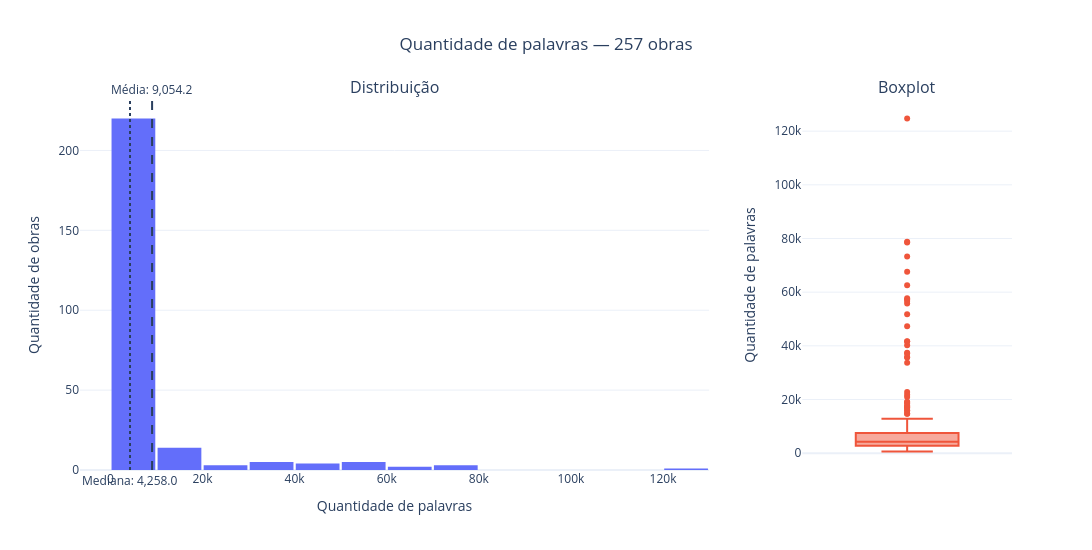
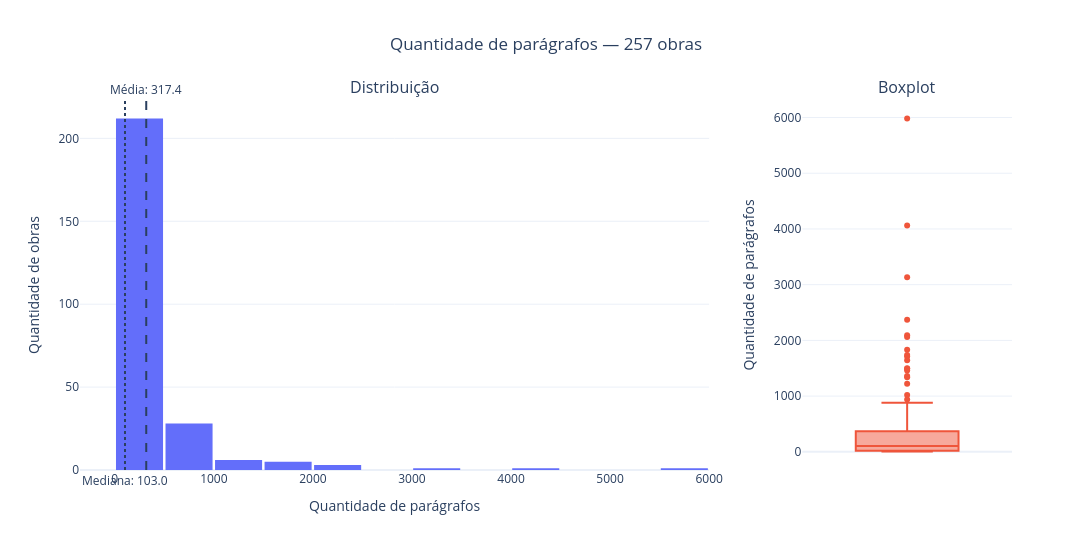

The notebook cell saved with these charts, in order:
### Markdown cell above
distribuição dos dados de cada pdf

### Code cell
metricas = {
    "count_words": "Quantidade de palavras",
    "count_paragraphs": "Quantidade de parágrafos",
}


def plot_distribuicao(df, coluna, titulo):

    dados = pd.to_numeric(
        df[coluna],
        errors="coerce",
    ).dropna()

    media = dados.mean()
    mediana = dados.median()

    fig = make_subplots(
        rows=1,
        cols=2,
        column_widths=[0.75, 0.25],
        subplot_titles=[
            "Distribuição",
            "Boxplot",
        ],
    )

    fig.add_trace(
        go.Histogram(
            x=dados,
            nbinsx=20,
            hovertemplate=(
                f"{titulo}: %{{x:,.0f}}"
                "<br>Obras: %{y}"
                "<extra></extra>"
            ),
        ),
        row=1,
        col=1,
    )

    fig.add_vline(
        x=media,
        line_dash="dash",
        annotation_text=f"Média: {media:,.1f}",
        annotation_position="top",
        row=1,
        col=1,
    )

    fig.add_vline(
        x=mediana,
        line_dash="dot",
        annotation_text=f"Mediana: {mediana:,.1f}",
        annotation_position="bottom",
        row=1,
        col=1,
    )

    fig.add_trace(
        go.Box(
            y=dados,
            boxpoints="outliers",
            name="",
            hovertemplate=(
                f"{titulo}: %{{y:,.0f}}"
                "<extra></extra>"
            ),
        ),
        row=1,
        col=2,
    )

    fig.update_xaxes(
        title_text=titulo,
        row=1,
        col=1,
    )

    fig.update_yaxes(
        title_text="Quantidade de obras",
        row=1,
        col=1,
    )

    fig.update_yaxes(
        title_text=titulo,
        row=1,
        col=2,
    )

    fig.update_layout(
        template="plotly_white",
        height=550,
        width=1200,
        showlegend=False,
        bargap=0.05,
        title={
            "text": f"{titulo} — {len(dados)} obras",
            "x": 0.5,
        },
    )

    fig.show()


for coluna, titulo in metricas.items():
    plot_distribuicao(
        df_coletanea_infos,
        coluna,
        titulo,
    )

### Figure 1 — Plotly figure (JSON) as saved in the notebook; plotly's stock layout.template omitted (floating-point values rounded to 4 significant figures; data arrays with more than 128 entries replaced by an {"elided": "..."} marker saying what was removed)
{"data": [{"hovertemplate": "Quantidade de palavras: %{x:,.0f}<br>Obras: %{y}<extra></extra>", "nbinsx": 20, "type": "histogram", "x": {"elided": "257 int values"}, "xaxis": "x", "yaxis": "y"}, {"boxpoints": "outliers", "hovertemplate": "Quantidade de palavras: %{y:,.0f}<extra></extra>", "name": "", "type": "box", "xaxis": "x2", "y": {"elided": "257 int values"}, "yaxis": "y2"}], "layout": {"annotations": [{"font": {"size": 16}, "showarrow": false, "text": "Distribuição", "x": 0.3375, "xanchor": "center", "xref": "paper", "y": 1, "yanchor": "bottom", "yref": "paper"}, {"font": {"size": 16}, "showarrow": false, "text": "Boxplot", "x": 0.8875, "xanchor": "center", "xref": "paper", "y": 1, "yanchor": "bottom", "yref": "paper"}, {"showarrow": false, "text": "Média: 9,054.2", "x": 9054.0, "xanchor": "center", "xref": "x", "y": 1, "yanchor": "bottom", "yref": "y domain"}, {"showarrow": false, "text": "Mediana: 4,258.0", "x": 4258, "xanchor": "center", "xref": "x", "y": 0, "yanchor": "top", "yref": "y domain"}], "bargap": 0.05, "height": 550, "shapes": [{"line": {"dash": "dash"}, "type": "line", "x0": 9054.0, "x1": 9054.0, "xref": "x", "y0": 0, "y1": 1, "yref": "y domain"}, {"line": {"dash": "dot"}, "type": "line", "x0": 4258, "x1": 4258, "xref": "x", "y0": 0, "y1": 1, "yref": "y domain"}], "showlegend": false, "title": {"text": "Quantidade de palavras — 257 obras", "x": 0.5}, "width": 1200, "xaxis": {"anchor": "y", "domain": [0, 0.675], "title": {"text": "Quantidade de palavras"}}, "xaxis2": {"anchor": "y2", "domain": [0.775, 1]}, "yaxis": {"anchor": "x", "domain": [0, 1], "title": {"text": "Quantidade de obras"}}, "yaxis2": {"anchor": "x2", "domain": [0, 1], "title": {"text": "Quantidade de palavras"}}}}

### Figure 2 — Plotly figure (JSON) as saved in the notebook; plotly's stock layout.template omitted (floating-point values rounded to 4 significant figures; data arrays with more than 128 entries replaced by an {"elided": "..."} marker saying what was removed)
{"data": [{"hovertemplate": "Quantidade de parágrafos: %{x:,.0f}<br>Obras: %{y}<extra></extra>", "nbinsx": 20, "type": "histogram", "x": {"elided": "257 int values"}, "xaxis": "x", "yaxis": "y"}, {"boxpoints": "outliers", "hovertemplate": "Quantidade de parágrafos: %{y:,.0f}<extra></extra>", "name": "", "type": "box", "xaxis": "x2", "y": {"elided": "257 int values"}, "yaxis": "y2"}], "layout": {"annotations": [{"font": {"size": 16}, "showarrow": false, "text": "Distribuição", "x": 0.3375, "xanchor": "center", "xref": "paper", "y": 1, "yanchor": "bottom", "yref": "paper"}, {"font": {"size": 16}, "showarrow": false, "text": "Boxplot", "x": 0.8875, "xanchor": "center", "xref": "paper", "y": 1, "yanchor": "bottom", "yref": "paper"}, {"showarrow": false, "text": "Média: 317.4", "x": 317.4, "xanchor": "center", "xref": "x", "y": 1, "yanchor": "bottom", "yref": "y domain"}, {"showarrow": false, "text": "Mediana: 103.0", "x": 103, "xanchor": "center", "xref": "x", "y": 0, "yanchor": "top", "yref": "y domain"}], "bargap": 0.05, "height": 550, "shapes": [{"line": {"dash": "dash"}, "type": "line", "x0": 317.4, "x1": 317.4, "xref": "x", "y0": 0, "y1": 1, "yref": "y domain"}, {"line": {"dash": "dot"}, "type": "line", "x0": 103, "x1": 103, "xref": "x", "y0": 0, "y1": 1, "yref": "y domain"}], "showlegend": false, "title": {"text": "Quantidade de parágrafos — 257 obras", "x": 0.5}, "width": 1200, "xaxis": {"anchor": "y", "domain": [0, 0.675], "title": {"text": "Quantidade de parágrafos"}}, "xaxis2": {"anchor": "y2", "domain": [0.775, 1]}, "yaxis": {"anchor": "x", "domain": [0, 1], "title": {"text": "Quantidade de obras"}}, "yaxis2": {"anchor": "x2", "domain": [0, 1], "title": {"text": "Quantidade de parágrafos"}}}}
